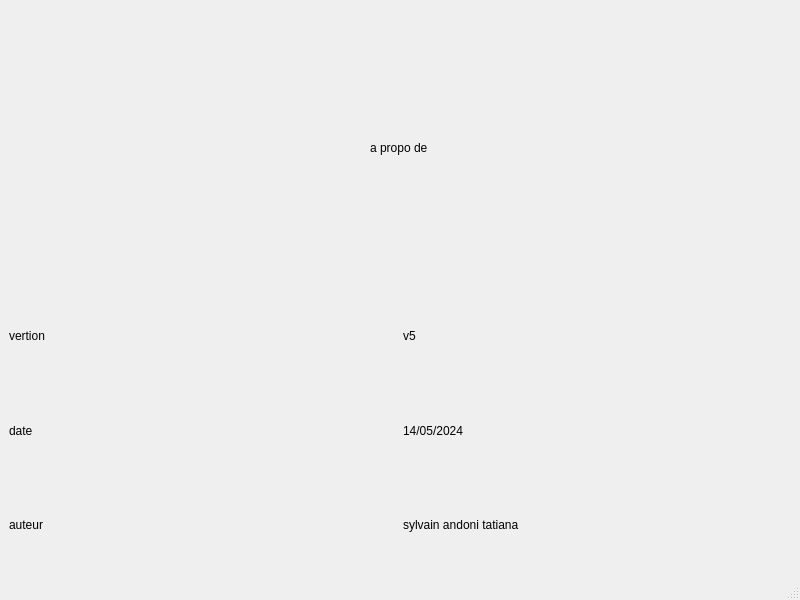
<?xml version="1.0" encoding="UTF-8"?>
<ui version="4.0">
 <class>AProposDe</class>
 <widget class="QMainWindow" name="AProposDe">
  <property name="geometry">
   <rect>
    <x>0</x>
    <y>0</y>
    <width>800</width>
    <height>600</height>
   </rect>
  </property>
  <property name="windowTitle">
   <string>MainWindow</string>
  </property>
  <widget class="QWidget" name="centralwidget">
   <layout class="QVBoxLayout" name="verticalLayout">
    <item>
     <layout class="QHBoxLayout" name="horizontalLayout">
      <property name="spacing">
       <number>2</number>
      </property>
      <property name="sizeConstraint">
       <enum>QLayout::SetFixedSize</enum>
      </property>
      <item>
       <spacer name="horizontalSpacer">
        <property name="orientation">
         <enum>Qt::Horizontal</enum>
        </property>
        <property name="sizeHint" stdset="0">
         <size>
          <width>40</width>
          <height>20</height>
         </size>
        </property>
       </spacer>
      </item>
      <item>
       <widget class="QLabel" name="label">
        <property name="text">
         <string>a propo de </string>
        </property>
       </widget>
      </item>
      <item>
       <spacer name="horizontalSpacer_2">
        <property name="orientation">
         <enum>Qt::Horizontal</enum>
        </property>
        <property name="sizeHint" stdset="0">
         <size>
          <width>40</width>
          <height>20</height>
         </size>
        </property>
       </spacer>
      </item>
     </layout>
    </item>
    <item>
     <layout class="QGridLayout" name="gridLayout">
      <item row="0" column="0">
       <widget class="QLabel" name="label_2">
        <property name="text">
         <string>vertion </string>
        </property>
       </widget>
      </item>
      <item row="1" column="0">
       <widget class="QLabel" name="label_3">
        <property name="text">
         <string>date</string>
        </property>
       </widget>
      </item>
      <item row="2" column="0">
       <widget class="QLabel" name="label_4">
        <property name="text">
         <string>auteur </string>
        </property>
       </widget>
      </item>
      <item row="2" column="1">
       <widget class="QLabel" name="label_5">
        <property name="text">
         <string>sylvain andoni tatiana</string>
        </property>
       </widget>
      </item>
      <item row="1" column="1">
       <widget class="QLabel" name="label_6">
        <property name="text">
         <string>14/05/2024</string>
        </property>
       </widget>
      </item>
      <item row="0" column="1">
       <widget class="QLabel" name="label_7">
        <property name="text">
         <string>v5</string>
        </property>
       </widget>
      </item>
     </layout>
    </item>
   </layout>
  </widget>
  <widget class="QMenuBar" name="menubar">
   <property name="geometry">
    <rect>
     <x>0</x>
     <y>0</y>
     <width>800</width>
     <height>26</height>
    </rect>
   </property>
  </widget>
  <widget class="QStatusBar" name="statusbar"/>
 </widget>
 <resources/>
 <connections/>
</ui>
